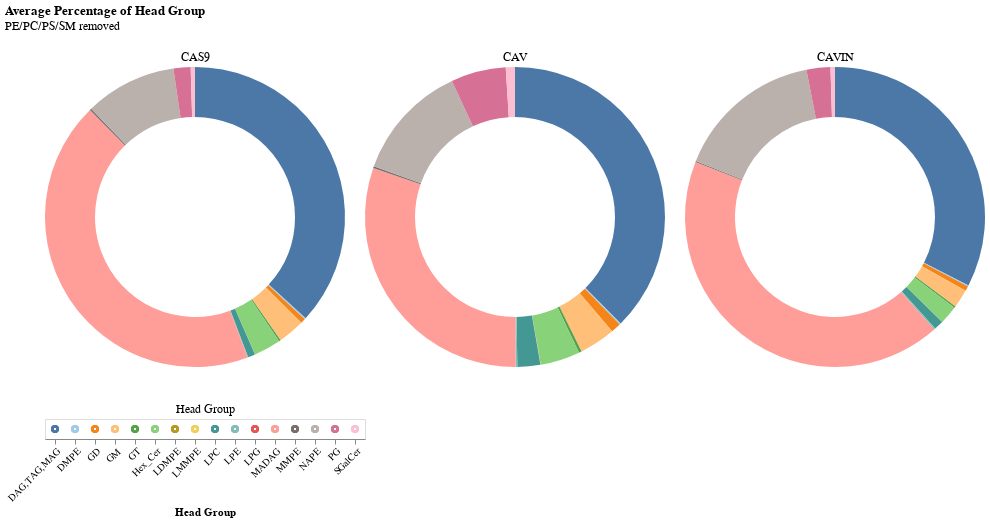

Notebook source saved alongside this figure:
### Code cell
chart_list = []

# create selection tool
click = alt.selection_point(fields=['Head Group'])

# create head group legend
heads = alt.Chart(h_dropped).mark_point().encode(
    x=alt.X('Head Group').axis(labelAngle=-45),
    color=alt.condition(click, 'Head Group', alt.value('lightgray')),
    ).add_params(click).properties(title={'text':[], 'subtitle':'Head Group'})

for ptn in h_dropped['Mutation'].unique():
    source = h_dropped[h_dropped['Mutation'] == ptn]
    
    donut = alt.Chart(source).mark_arc(innerRadius=100).encode(
        theta='mean(Fraction):Q',
        color=alt.condition(click, 'Head Group', alt.value('lightgray'), scale=alt.Scale(scheme='tableau20'), legend=None),
        opacity = alt.condition(click, alt.value(1), alt.value(0.1)),
        tooltip=['Head Group', 'mean(Fraction)']
    ).add_params(click).properties(
        width=300,
        title={'text':[], 'subtitle':ptn}
    )
    
    chart_list.append(donut)

d = alt.hconcat(*chart_list) & heads
d = d.properties(title={'text':['Average Percentage of Head Group'],  'subtitle':['PE/PC/PS/SM removed']})
d.save('graphs/cas_cav_cavin/head_group/Donut_Charts_NoPEPCPSSM.png', ppi=300)
d

### Figure 1 — Vega-Lite specification as saved in the notebook (floating-point values rounded to 4 significant figures; data arrays with more than 128 entries replaced by an {"elided": "..."} marker saying what was removed)
{"config": {"view": {"continuousWidth": 300, "continuousHeight": 300}}, "vconcat": [{"hconcat": [{"data": {"name": "data-ba0af40aae0a0da5d0e6243f0007408e"}, "mark": {"type": "arc", "innerRadius": 100}, "encoding": {"color": {"condition": {"param": "param_5", "field": "Head Group", "scale": {"scheme": "tableau20"}, "legend": null, "type": "nominal"}, "value": "lightgray"}, "opacity": {"condition": {"param": "param_5", "value": 1}, "value": 0.1}, "theta": {"aggregate": "mean", "field": "Fraction", "type": "quantitative"}, "tooltip": [{"field": "Head Group", "type": "nominal"}, {"aggregate": "mean", "field": "Fraction", "type": "quantitative"}]}, "name": "view_17", "title": {"text": [], "subtitle": "CAS9"}, "width": 300}, {"data": {"name": "data-c379adb368a3c930eb8a83697180ceab"}, "mark": {"type": "arc", "innerRadius": 100}, "encoding": {"color": {"condition": {"param": "param_5", "field": "Head Group", "scale": {"scheme": "tableau20"}, "legend": null, "type": "nominal"}, "value": "lightgray"}, "opacity": {"condition": {"param": "param_5", "value": 1}, "value": 0.1}, "theta": {"aggregate": "mean", "field": "Fraction", "type": "quantitative"}, "tooltip": [{"field": "Head Group", "type": "nominal"}, {"aggregate": "mean", "field": "Fraction", "type": "quantitative"}]}, "name": "view_18", "title": {"text": [], "subtitle": "CAV"}, "width": 300}, {"data": {"name": "data-37d7976bba5d07457c590002a705d0e3"}, "mark": {"type": "arc", "innerRadius": 100}, "encoding": {"color": {"condition": {"param": "param_5", "field": "Head Group", "scale": {"scheme": "tableau20"}, "legend": null, "type": "nominal"}, "value": "lightgray"}, "opacity": {"condition": {"param": "param_5", "value": 1}, "value": 0.1}, "theta": {"aggregate": "mean", "field": "Fraction", "type": "quantitative"}, "tooltip": [{"field": "Head Group", "type": "nominal"}, {"aggregate": "mean", "field": "Fraction", "type": "quantitative"}]}, "name": "view_19", "title": {"text": [], "subtitle": "CAVIN"}, "width": 300}]}, {"data": {"name": "data-8034426843bc45b850a8746bd86bcbf3"}, "mark": {"type": "point"}, "encoding": {"color": {"condition": {"param": "param_5", "field": "Head Group"}, "value": "lightgray"}, "x": {"axis": {"labelAngle": -45}, "field": "Head Group", "type": "nominal"}}, "name": "view_20", "title": {"text": [], "subtitle": "Head Group"}}], "params": [{"name": "param_5", "select": {"type": "point", "fields": ["Head Group"]}, "views": ["view_17", "view_18", "view_19", "view_20"]}], "title": {"text": ["Average Percentage of Head Group"], "subtitle": ["PE/PC/PS/SM removed"]}, "$schema": "https://vega.github.io/schema/vega-lite/v5.8.0.json", "datasets": {"data-ba0af40aae0a0da5d0e6243f0007408e": [{"Mutation": "CAS9", "Head Group": "DAG,TAG,MAG", "Fraction": 0.06323}, {"Mutation": "CAS9", "Head Group": "DAG,TAG,MAG", "Fraction": 0.07757}, {"Mutation": "CAS9", "Head Group": "DAG,TAG,MAG", "Fraction": 0.07076}, {"Mutation": "CAS9", "Head Group": "DAG,TAG,MAG", "Fraction": 0.08476}, {"Mutation": "CAS9", "Head Group": "DMPE", "Fraction": 0.0002652}, {"Mutation": "CAS9", "Head Group": "DMPE", "Fraction": 0.0002937}, {"Mutation": "CAS9", "Head Group": "DMPE", "Fraction": 0.000302}, {"Mutation": "CAS9", "Head Group": "DMPE", "Fraction": 0.000312}, {"Mutation": "CAS9", "Head Group": "GD", "Fraction": 0.001146}, {"Mutation": "CAS9", "Head Group": "GD", "Fraction": 0.00109}, {"Mutation": "CAS9", "Head Group": "GD", "Fraction": 0.001063}, {"Mutation": "CAS9", "Head Group": "GD", "Fraction": 0.0008317}, {"Mutation": "CAS9", "Head Group": "GM", "Fraction": 0.005889}, {"Mutation": "CAS9", "Head Group": "GM", "Fraction": 0.006715}, {"Mutation": "CAS9", "Head Group": "GM", "Fraction": 0.005804}, {"Mutation": "CAS9", "Head Group": "GM", "Fraction": 0.004811}, {"Mutation": "CAS9", "Head Group": "GT", "Fraction": 0.0003519}, {"Mutation": "CAS9", "Head Group": "GT", "Fraction": 0.0003858}, {"Mutation": "CAS9", "Head Group": "GT", "Fraction": 0.0003789}, {"Mutation": "CAS9", "Head Group": "GT", "Fraction": 0.0003195}, {"Mutation": "CAS9", "Head Group": "Hex_Cer", "Fraction": 0.005905}, {"Mutation": "CAS9", "Head Group": "Hex_Cer", "Fraction": 0.00677}, {"Mutation": "CAS9", "Head Group": "Hex_Cer", "Fraction": 0.006033}, {"Mutation": "CAS9", "Head Group": "Hex_Cer", "Fraction": 0.004781}, {"Mutation": "CAS9", "Head Group": "LDMPE", "Fraction": 1.616e-05}, {"Mutation": "CAS9", "Head Group": "LDMPE", "Fraction": 1.478e-05}, {"Mutation": "CAS9", "Head Group": "LDMPE", "Fraction": 9.282e-06}, {"Mutation": "CAS9", "Head Group": "LDMPE", "Fraction": 1.255e-05}, {"Mutation": "CAS9", "Head Group": "LMMPE", "Fraction": 2.606e-05}, {"Mutation": "CAS9", "Head Group": "LMMPE", "Fraction": 2.404e-05}, {"Mutation": "CAS9", "Head Group": "LMMPE", "Fraction": 1.343e-05}, {"Mutation": "CAS9", "Head Group": "LMMPE", "Fraction": 1.378e-05}, {"Mutation": "CAS9", "Head Group": "LPC", "Fraction": 0.001667}, {"Mutation": "CAS9", "Head Group": "LPC", "Fraction": 0.00131}, {"Mutation": "CAS9", "Head Group": "LPC", "Fraction": 0.001702}, {"Mutation": "CAS9", "Head Group": "LPC", "Fraction": 0.00164}, {"Mutation": "CAS9", "Head Group": "LPE", "Fraction": 0.0001144}, {"Mutation": "CAS9", "Head Group": "LPE", "Fraction": 0.0001221}, {"Mutation": "CAS9", "Head Group": "LPE", "Fraction": 0.0001245}, {"Mutation": "CAS9", "Head Group": "LPE", "Fraction": 8.286e-05}, {"Mutation": "CAS9", "Head Group": "LPG", "Fraction": 0.0}, {"Mutation": "CAS9", "Head Group": "LPG", "Fraction": 0.0}, {"Mutation": "CAS9", "Head Group": "LPG", "Fraction": 0.0}, {"Mutation": "CAS9", "Head Group": "LPG", "Fraction": 0.0}, {"Mutation": "CAS9", "Head Group": "MADAG", "Fraction": 0.09077}, {"Mutation": "CAS9", "Head Group": "MADAG", "Fraction": 0.09518}, {"Mutation": "CAS9", "Head Group": "MADAG", "Fraction": 0.08473}, {"Mutation": "CAS9", "Head Group": "MADAG", "Fraction": 0.07848}, {"Mutation": "CAS9", "Head Group": "MMPE", "Fraction": 0.0003634}, {"Mutation": "CAS9", "Head Group": "MMPE", "Fraction": 0.0003374}, {"Mutation": "CAS9", "Head Group": "MMPE", "Fraction": 0.0003419}, {"Mutation": "CAS9", "Head Group": "MMPE", "Fraction": 0.0003356}, {"Mutation": "CAS9", "Head Group": "NAPE", "Fraction": 0.01907}, {"Mutation": "CAS9", "Head Group": "NAPE", "Fraction": 0.0202}, {"Mutation": "CAS9", "Head Group": "NAPE", "Fraction": 0.02045}, {"Mutation": "CAS9", "Head Group": "NAPE", "Fraction": 0.01977}, {"Mutation": "CAS9", "Head Group": "PG", "Fraction": 0.003751}, {"Mutation": "CAS9", "Head Group": "PG", "Fraction": 0.00388}, {"Mutation": "CAS9", "Head Group": "PG", "Fraction": 0.003738}, {"Mutation": "CAS9", "Head Group": "PG", "Fraction": 0.003471}, {"Mutation": "CAS9", "Head Group": "SGalCer", "Fraction": 0.0009512}, {"Mutation": "CAS9", "Head Group": "SGalCer", "Fraction": 0.0009547}, {"Mutation": "CAS9", "Head Group": "SGalCer", "Fraction": 0.0009602}, {"Mutation": "CAS9", "Head Group": "SGalCer", "Fraction": 0.0008319}], "data-c379adb368a3c930eb8a83697180ceab": [{"Mutation": "CAV", "Head Group": "DAG,TAG,MAG", "Fraction": 0.05594}, {"Mutation": "CAV", "Head Group": "DAG,TAG,MAG", "Fraction": 0.04905}, {"Mutation": "CAV", "Head Group": "DAG,TAG,MAG", "Fraction": 0.05892}, {"Mutation": "CAV", "Head Group": "DAG,TAG,MAG", "Fraction": 0.05943}, {"Mutation": "CAV", "Head Group": "DMPE", "Fraction": 0.0002302}, {"Mutation": "CAV", "Head Group": "DMPE", "Fraction": 0.0001783}, {"Mutation": "CAV", "Head Group": "DMPE", "Fraction": 0.0002473}, {"Mutation": "CAV", "Head Group": "DMPE", "Fraction": 0.0002642}, {"Mutation": "CAV", "Head Group": "GD", "Fraction": 0.001434}, {"Mutation": "CAV", "Head Group": "GD", "Fraction": 0.001337}, {"Mutation": "CAV", "Head Group": "GD", "Fraction": 0.001819}, {"Mutation": "CAV", "Head Group": "GD", "Fraction": 0.00188}, {"Mutation": "CAV", "Head Group": "GM", "Fraction": 0.005062}, {"Mutation": "CAV", "Head Group": "GM", "Fraction": 0.003829}, {"Mutation": "CAV", "Head Group": "GM", "Fraction": 0.006977}, {"Mutation": "CAV", "Head Group": "GM", "Fraction": 0.00725}, {"Mutation": "CAV", "Head Group": "GT", "Fraction": 0.0004597}, {"Mutation": "CAV", "Head Group": "GT", "Fraction": 0.0003046}, {"Mutation": "CAV", "Head Group": "GT", "Fraction": 0.000478}, {"Mutation": "CAV", "Head Group": "GT", "Fraction": 0.0005246}, {"Mutation": "CAV", "Head Group": "Hex_Cer", "Fraction": 0.00503}, {"Mutation": "CAV", "Head Group": "Hex_Cer", "Fraction": 0.004059}, {"Mutation": "CAV", "Head Group": "Hex_Cer", "Fraction": 0.008033}, {"Mutation": "CAV", "Head Group": "Hex_Cer", "Fraction": 0.008248}, {"Mutation": "CAV", "Head Group": "LDMPE", "Fraction": 4.021e-05}, {"Mutation": "CAV", "Head Group": "LDMPE", "Fraction": 2.699e-05}, {"Mutation": "CAV", "Head Group": "LDMPE", "Fraction": 2.131e-05}, {"Mutation": "CAV", "Head Group": "LDMPE", "Fraction": 1.996e-05}, {"Mutation": "CAV", "Head Group": "LMMPE", "Fraction": 3.332e-05}, {"Mutation": "CAV", "Head Group": "LMMPE", "Fraction": 2.727e-05}, {"Mutation": "CAV", "Head Group": "LMMPE", "Fraction": 4.607e-05}, {"Mutation": "CAV", "Head Group": "LMMPE", "Fraction": 4.367e-05}, {"Mutation": "CAV", "Head Group": "LPC", "Fraction": 0.004517}, {"Mutation": "CAV", "Head Group": "LPC", "Fraction": 0.00374}, {"Mutation": "CAV", "Head Group": "LPC", "Fraction": 0.003226}, {"Mutation": "CAV", "Head Group": "LPC", "Fraction": 0.003142}, {"Mutation": "CAV", "Head Group": "LPE", "Fraction": 0.0004837}, {"Mutation": "CAV", "Head Group": "LPE", "Fraction": 0.0002882}, {"Mutation": "CAV", "Head Group": "LPE", "Fraction": 0.0001279}, {"Mutation": "CAV", "Head Group": "LPE", "Fraction": 0.0001452}, {"Mutation": "CAV", "Head Group": "LPG", "Fraction": 0.0}, {"Mutation": "CAV", "Head Group": "LPG", "Fraction": 0.0}, {"Mutation": "CAV", "Head Group": "LPG", "Fraction": 0.0}, {"Mutation": "CAV", "Head Group": "LPG", "Fraction": 0.0}, {"Mutation": "CAV", "Head Group": "MADAG", "Fraction": 0.04707}, {"Mutation": "CAV", "Head Group": "MADAG", "Fraction": 0.04224}, {"Mutation": "CAV", "Head Group": "MADAG", "Fraction": 0.04575}, {"Mutation": "CAV", "Head Group": "MADAG", "Fraction": 0.0456}, {"Mutation": "CAV", "Head Group": "MMPE", "Fraction": 0.0002839}, {"Mutation": "CAV", "Head Group": "MMPE", "Fraction": 0.000323}, {"Mutation": "CAV", "Head Group": "MMPE", "Fraction": 0.0002442}, {"Mutation": "CAV", "Head Group": "MMPE", "Fraction": 0.000257}, {"Mutation": "CAV", "Head Group": "NAPE", "Fraction": 0.01335}, {"Mutation": "CAV", "Head Group": "NAPE", "Fraction": 0.01092}, {"Mutation": "CAV", "Head Group": "NAPE", "Fraction": 0.01285}, {"Mutation": "CAV", "Head Group": "NAPE", "Fraction": 0.03785}, {"Mutation": "CAV", "Head Group": "PG", "Fraction": 0.009456}, {"Mutation": "CAV", "Head Group": "PG", "Fraction": 0.01011}, {"Mutation": "CAV", "Head Group": "PG", "Fraction": 0.007819}, {"Mutation": "CAV", "Head Group": "PG", "Fraction": 0.007831}, {"Mutation": "CAV", "Head Group": "SGalCer", "Fraction": 0.001213}, {"Mutation": "CAV", "Head Group": "SGalCer", "Fraction": 0.001224}, {"Mutation": "CAV", "Head Group": "SGalCer", "Fraction": 0.00165}, {"Mutation": "CAV", "Head Group": "SGalCer", "Fraction": 0.001783}], "data-37d7976bba5d07457c590002a705d0e3": [{"Mutation": "CAVIN", "Head Group": "DAG,TAG,MAG", "Fraction": 0.06621}, {"Mutation": "CAVIN", "Head Group": "DAG,TAG,MAG", "Fraction": 0.06624}, {"Mutation": "CAVIN", "Head Group": "DAG,TAG,MAG", "Fraction": 0.07577}, {"Mutation": "CAVIN", "Head Group": "DAG,TAG,MAG", "Fraction": 0.07556}, {"Mutation": "CAVIN", "Head Group": "DMPE", "Fraction": 0.000243}, {"Mutation": "CAVIN", "Head Group": "DMPE", "Fraction": 0.0002434}, {"Mutation": "CAVIN", "Head Group": "DMPE", "Fraction": 0.0002659}, {"Mutation": "CAVIN", "Head Group": "DMPE", "Fraction": 0.0002409}, {"Mutation": "CAVIN", "Head Group": "GD", "Fraction": 0.00139}, {"Mutation": "CAVIN", "Head Group": "GD", "Fraction": 0.001312}, {"Mutation": "CAVIN", "Head Group": "GD", "Fraction": 0.0009518}, {"Mutation": "CAVIN", "Head Group": "GD", "Fraction": 0.001061}, {"Mutation": "CAVIN", "Head Group": "GM", "Fraction": 0.005246}, {"Mutation": "CAVIN", "Head Group": "GM", "Fraction": 0.004916}, {"Mutation": "CAVIN", "Head Group": "GM", "Fraction": 0.002959}, {"Mutation": "CAVIN", "Head Group": "GM", "Fraction": 0.004032}, {"Mutation": "CAVIN", "Head Group": "GT", "Fraction": 0.0004217}, {"Mutation": "CAVIN", "Head Group": "GT", "Fraction": 0.0004114}, {"Mutation": "CAVIN", "Head Group": "GT", "Fraction": 0.0003572}, {"Mutation": "CAVIN", "Head Group": "GT", "Fraction": 0.0003485}, {"Mutation": "CAVIN", "Head Group": "Hex_Cer", "Fraction": 0.005179}, {"Mutation": "CAVIN", "Head Group": "Hex_Cer", "Fraction": 0.004988}, {"Mutation": "CAVIN", "Head Group": "Hex_Cer", "Fraction": 0.002996}, {"Mutation": "CAVIN", "Head Group": "Hex_Cer", "Fraction": 0.004142}, {"Mutation": "CAVIN", "Head Group": "LDMPE", "Fraction": 2.153e-05}, {"Mutation": "CAVIN", "Head Group": "LDMPE", "Fraction": 2.668e-05}, {"Mutation": "CAVIN", "Head Group": "LDMPE", "Fraction": 6.986e-06}, {"Mutation": "CAVIN", "Head Group": "LDMPE", "Fraction": 0.0}, {"Mutation": "CAVIN", "Head Group": "LMMPE", "Fraction": 4.677e-05}, {"Mutation": "CAVIN", "Head Group": "LMMPE", "Fraction": 4.738e-05}, {"Mutation": "CAVIN", "Head Group": "LMMPE", "Fraction": 1.397e-05}, {"Mutation": "CAVIN", "Head Group": "LMMPE", "Fraction": 2.074e-05}, {"Mutation": "CAVIN", "Head Group": "LPC", "Fraction": 0.002092}, {"Mutation": "CAVIN", "Head Group": "LPC", "Fraction": 0.00206}, {"Mutation": "CAVIN", "Head Group": "LPC", "Fraction": 0.002331}, {"Mutation": "CAVIN", "Head Group": "LPC", "Fraction": 0.002325}, {"Mutation": "CAVIN", "Head Group": "LPE", "Fraction": 0.0003724}, {"Mutation": "CAVIN", "Head Group": "LPE", "Fraction": 0.0003251}, {"Mutation": "CAVIN", "Head Group": "LPE", "Fraction": 0.0002477}, {"Mutation": "CAVIN", "Head Group": "LPE", "Fraction": 0.000258}, {"Mutation": "CAVIN", "Head Group": "LPG", "Fraction": 2.401e-05}, {"Mutation": "CAVIN", "Head Group": "LPG", "Fraction": 8.479e-06}, {"Mutation": "CAVIN", "Head Group": "LPG", "Fraction": 9.314e-06}, {"Mutation": "CAVIN", "Head Group": "LPG", "Fraction": 5.186e-06}, {"Mutation": "CAVIN", "Head Group": "MADAG", "Fraction": 0.09058}, {"Mutation": "CAVIN", "Head Group": "MADAG", "Fraction": 0.09251}, {"Mutation": "CAVIN", "Head Group": "MADAG", "Fraction": 0.09373}, {"Mutation": "CAVIN", "Head Group": "MADAG", "Fraction": 0.09368}, {"Mutation": "CAVIN", "Head Group": "MMPE", "Fraction": 0.0002512}, {"Mutation": "CAVIN", "Head Group": "MMPE", "Fraction": 0.0002643}, {"Mutation": "CAVIN", "Head Group": "MMPE", "Fraction": 0.0002415}, {"Mutation": "CAVIN", "Head Group": "MMPE", "Fraction": 0.00026}, {"Mutation": "CAVIN", "Head Group": "NAPE", "Fraction": 0.02186}, {"Mutation": "CAVIN", "Head Group": "NAPE", "Fraction": 0.03803}, {"Mutation": "CAVIN", "Head Group": "NAPE", "Fraction": 0.03798}, {"Mutation": "CAVIN", "Head Group": "NAPE", "Fraction": 0.04034}, {"Mutation": "CAVIN", "Head Group": "PG", "Fraction": 0.005541}, {"Mutation": "CAVIN", "Head Group": "PG", "Fraction": 0.005491}, {"Mutation": "CAVIN", "Head Group": "PG", "Fraction": 0.005754}, {"Mutation": "CAVIN", "Head Group": "PG", "Fraction": 0.00564}, {"Mutation": "CAVIN", "Head Group": "SGalCer", "Fraction": 0.001241}, {"Mutation": "CAVIN", "Head Group": "SGalCer", "Fraction": 0.00115}, {"Mutation": "CAVIN", "Head Group": "SGalCer", "Fraction": 0.000888}, {"Mutation": "CAVIN", "Head Group": "SGalCer", "Fraction": 0.000924}], "data-8034426843bc45b850a8746bd86bcbf3": {"elided": "192 records"}}}
